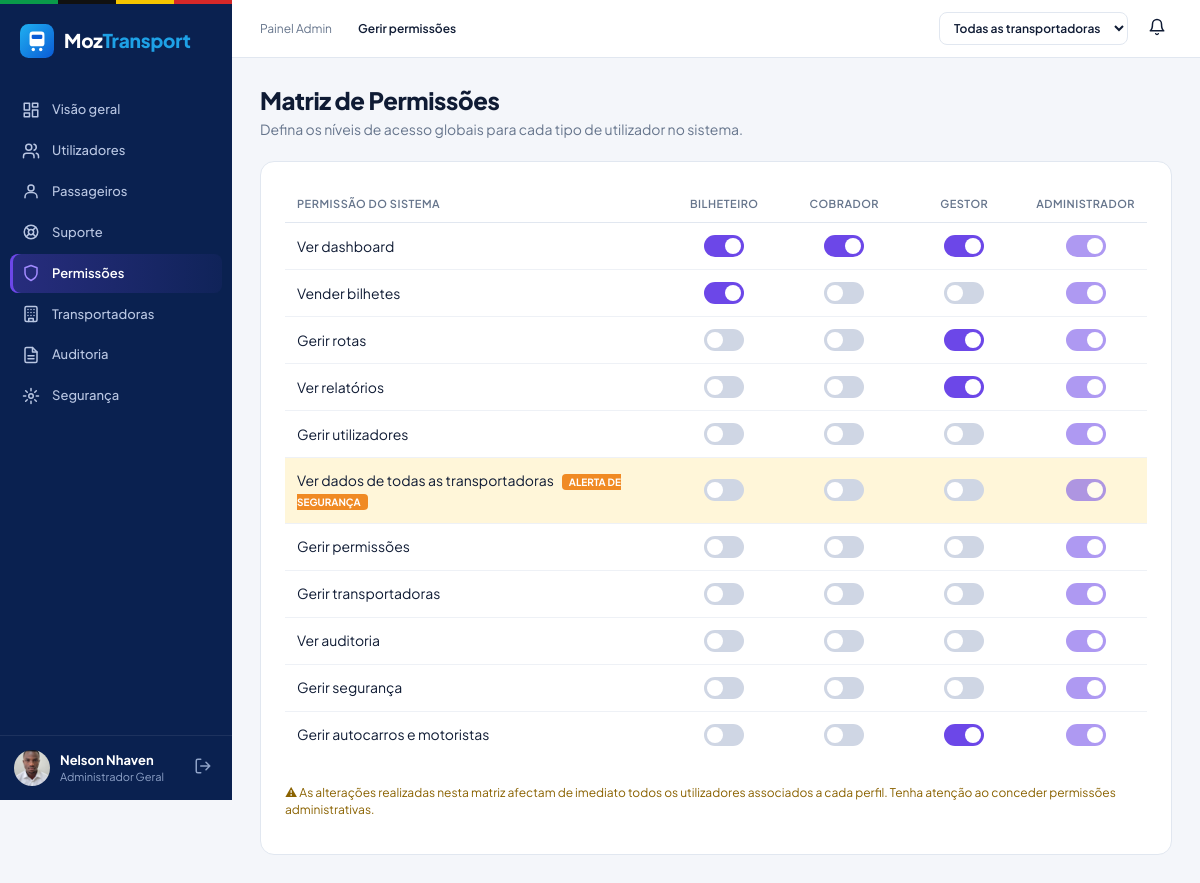
Page /administrador/permissoes.php (signed in) on the committed database.
### tables this page shows
CREATE TABLE `perfil_permissao` (
  `perfil` enum('bilheteiro','cobrador','gestor','administrador') NOT NULL,
  `id_permissao` int(10) unsigned NOT NULL,
  `concedida` tinyint(1) NOT NULL DEFAULT 0,
  PRIMARY KEY (`perfil`,`id_permissao`),
  KEY `fk_pp_permissao` (`id_permissao`),
  CONSTRAINT `fk_pp_permissao` FOREIGN KEY (`id_permissao`) REFERENCES `permissao` (`id_permissao`) ON DELETE CASCADE ON UPDATE CASCADE
);

CREATE TABLE `permissao` (
  `id_permissao` int(10) unsigned NOT NULL AUTO_INCREMENT,
  `codigo` varchar(40) NOT NULL,
  `descricao` varchar(100) NOT NULL,
  `alerta_seguranca` tinyint(1) NOT NULL DEFAULT 0,
  PRIMARY KEY (`id_permissao`),
  UNIQUE KEY `uq_permissao_codigo` (`codigo`)
);

### includes/sessao.php (called while the page is built, shortened)
<?php
require_once __DIR__ . '/funcoes.php';
function utilizador_logado(): ?array {
    return $_SESSION['utilizador'] ?? null;
}

### administrador/permissoes.php (the view, shortened to what this page needs)
<?php
require_once __DIR__ . '/../includes/sessao.php';
$permissoes = $pdo->query('SELECT * FROM permissao ORDER BY id_permissao')->fetchAll();
$matriz = [];
foreach ($pdo->query('SELECT perfil, id_permissao, concedida FROM perfil_permissao')->fetchAll() as $r) {
    $matriz[(int)$r['id_permissao']][$r['perfil']] = (int)$r['concedida'];
}
$colunas = ['bilheteiro', 'cobrador', 'gestor', 'administrador'];
$migalhas = ['Painel Admin', 'Gerir permissões'];
$paginaActiva = 'administrador/permissoes.php';
require __DIR__ . '/../includes/painel_inicio.php';
?>
<h1 class="titulo-pagina">Matriz de Permissões</h1>
<p class="subtitulo-pagina">Defina os níveis de acesso globais para cada tipo de utilizador no sistema.</p>
<section class="cartao">
  <div class="tabela-rolar">
  <table class="tabela matriz" id="matriz" data-csrf="<?= e(csrf_token()) ?>" data-url="<?= e(url('api/permissao_alternar.php')) ?>">
    <thead><tr><th>Permissão do sistema</th>
      <?php foreach ($colunas as $c): ?><th class="centro"><?= e(nome_perfil($c)) ?></th><?php endforeach; ?></tr></thead>
    <tbody>
    <?php foreach ($permissoes as $pm): $idp = (int)$pm['id_permissao']; ?>
      <tr class="<?= $pm['alerta_seguranca'] ? 'alerta-linha' : '' ?>">
        <td><?= e($pm['descricao']) ?><?= $pm['alerta_seguranca'] ? '<span class="etq-alerta">ALERTA DE SEGURANÇA</span>' : '' ?></td>
        <?php foreach ($colunas as $c): $bloqueado = $c === 'administrador'; ?>
          <td class="centro">
            <label class="interruptor" title="<?= $bloqueado ? 'O administrador mantém sempre todas as permissões' : '' ?>">
              <span></span>
            </label>
          </td>
        <?php endforeach; ?>
      </tr>
    <?php endforeach; ?>
    </tbody>
  </table>
  </div>
  <p class="nota-aviso">⚠ As alterações realizadas nesta matriz afectam de imediato todos os utilizadores associados a cada perfil. Tenha atenção ao conceder permissões administrativas.</p>
</section>
<?php require __DIR__ . '/../includes/painel_fim.php'; ?>

### includes/painel_inicio.php (shortened to what this page needs)
<?php
require_once __DIR__ . '/menu.php';
require_once __DIR__ . '/notificacoes.php';
$u        = utilizador_logado();
$menu     = menu_do_perfil($u['perfil']);
$migalhas = $migalhas ?? [];
$nomeTransp = null;
?>
<!DOCTYPE html>
<html lang="pt">
<head>
  <link rel="stylesheet" href="<?= e(url('assets/css/base.css') . '?v=' . (int)@filemtime(__DIR__ . '/../assets/css/base.css')) ?>">
  <link rel="stylesheet" href="<?= e(url('assets/css/painel.css') . '?v=' . (int)@filemtime(__DIR__ . '/../assets/css/painel.css')) ?>">
  <link rel="stylesheet" href="<?= e(url('assets/css/admin.css') . '?v=' . (int)@filemtime(__DIR__ . '/../assets/css/admin.css')) ?>">
  <link rel="stylesheet" href="<?= e(url('assets/css/bilheteiro.css') . '?v=' . (int)@filemtime(__DIR__ . '/../assets/css/bilheteiro.css')) ?>">
  <link rel="stylesheet" href="<?= e(url('assets/css/notificacoes.css') . '?v=' . (int)@filemtime(__DIR__ . '/../assets/css/notificacoes.css')) ?>">
  <link rel="stylesheet" href="<?= e(url('assets/css/suporte.css') . '?v=' . (int)@filemtime(__DIR__ . '/../assets/css/suporte.css')) ?>">
  <link rel="stylesheet" href="<?= e(url('assets/css/gestor.css') . '?v=' . (int)@filemtime(__DIR__ . '/../assets/css/gestor.css')) ?>">
</head>
<body class="painel perfil-<?= e($u['perfil']) ?>">
<aside class="lateral">
  <div class="lateral-logo"><?= logo_html('logo-claro') ?></div>
  <nav class="lateral-menu">
    <?php foreach ($menu as [$rotulo, $caminho, $icone]): ?>
      <a href="<?= e(url($caminho)) ?>" class="<?= ($paginaActiva ?? '') === $caminho ? 'activo' : '' ?>">
        <?= icone_svg($icone) ?><span><?= e($rotulo) ?></span>
      </a>
    <?php endforeach; ?>
  </nav>
  <div class="lateral-rodape">
    <a class="utilizador-cartao" href="<?= e(url('conta/dados_pessoais.php')) ?>" title="Dados pessoais">
      <?= avatar_html($u) ?>
      <span class="utilizador-texto">
        <strong><?= e($u['nome']) ?></strong>
        <small><?= e($u['perfil'] === 'administrador' ? 'Administrador Geral' : nome_perfil($u['perfil'])) ?><?= $nomeTransp ? ' • ' . e($nomeTransp) : (!empty($u['agencia']) ? ' • ' . e(explode(' ', $u['agencia'])[0]) : '') ?></small>
      </span>
    </a>
    <a class="sair" href="<?= e(url('auth/logout.php')) ?>" title="Terminar sessão"><?= icone_svg('sair') ?></a>
  </div>
</aside>
<div class="conteudo-geral">
  <header class="topo">
    <nav class="migalhas" aria-label="Localização">
      <?php foreach ($migalhas as $i => $m): ?>
        <span class="<?= $i === count($migalhas) - 1 ? 'actual' : '' ?>"><?= e($m) ?></span>
      <?php endforeach; ?>
    </nav>
    <div class="topo-direita">
      <?php if ($u['perfil'] === 'administrador'):
      ?>
        <form method="get" class="filtro-topo">
          <select name="transportadora" onchange="this.form.submit()" aria-label="Filtrar por transportadora">
            <option value="0">Todas as transportadoras</option>
          </select>
        </form>
      <?php endif; ?>
      <?= sino_notificacoes('sino', icone_svg('sino')) ?>
    </div>
  </header>
  <main class="conteudo">

### assets/css/base.css (style rules this page uses)
:root { --azul:#1ea1e6; --azul-forte:#0b84cc; --navy:#0a2150; --navy-2:#102b66; --texto:#0f1b34; --cinza:#66758c; --borda:#e1e7f0; --fundo:#f4f6fa; --branco:#fff; --erro:#d92d3a; --erro-bg:#fdecee; --ok:#12a150; --ok-bg:#e7f7ee; --info:#0b6fb0; --info-bg:#e9f5fd; --roxo:#6c47e8; --roxo-bg:#f0ecff; --acento:var(--azul); --acento-forte:var(--azul-forte); --raio:10px; --fonte:'Plus Jakarta Sans','Inter',system-ui,-apple-system,'Segoe UI',Roboto,sans-serif; }
* { box-sizing:border-box }
html,body { margin:0 }
body { font-family:var(--fonte);color:var(--texto);background:var(--fundo);font-size:14px;line-height:1.45 }
a { color:var(--azul-forte);text-decoration:none }
h1,h2,h3 { margin:0;line-height:1.2 }

### assets/css/painel.css (style rules this page uses)
body.painel { display:flex;min-height:100vh }
body.perfil-administrador { --acento:var(--roxo);--acento-forte:#5636c9 }
.lateral { width:232px;flex:none;background:var(--navy);color:#cfd9ee;display:flex;flex-direction:column; position:sticky;top:0;height:100vh }
.lateral-logo { padding:20px 20px 28px }
.lateral-menu { display:flex;flex-direction:column;gap:2px;padding:0 10px;flex:1;overflow-y:auto }
.lateral-menu a { display:flex;align-items:center;gap:12px;padding:10px 12px;border-radius:8px;color:#b9c6e2;font-weight:500;font-size:13px }
.lateral-menu a.activo { background:rgba(255,255,255,.1);color:#fff;font-weight:600;box-shadow:inset 3px 0 0 var(--acento) }
.lateral-rodape { display:flex;align-items:center;gap:6px;padding:14px;border-top:1px solid rgba(255,255,255,.08) }
.utilizador-cartao { display:flex;align-items:center;gap:10px;flex:1;min-width:0;color:#fff }
.utilizador-texto { display:flex;flex-direction:column;min-width:0 }
.utilizador-texto strong { font-size:13px;white-space:nowrap;overflow:hidden;text-overflow:ellipsis }
.utilizador-texto small { color:#8fa3c8;font-size:11px }
.lateral-rodape .sair { color:#8fa3c8;padding:6px;border-radius:6px }
.conteudo-geral { flex:1;min-width:0;display:flex;flex-direction:column }
.topo { height:58px;background:#fff;border-bottom:1px solid var(--borda);display:flex;align-items:center; justify-content:space-between;padding:0 28px;gap:16px }
.migalhas { font-size:12px;color:var(--cinza);display:flex;gap:8px;align-items:center }
.migalhas .actual { color:var(--texto);font-weight:600 }
.topo-direita { display:flex;align-items:center;gap:14px }
.conteudo { padding:28px;max-width:1200px;width:100% }
.titulo-pagina { font-size:24px;font-weight:800;letter-spacing:-.4px }
.subtitulo-pagina { color:var(--cinza);margin:4px 0 22px }
.cartao { background:#fff;border:1px solid var(--borda);border-radius:14px;padding:24px }

### assets/css/admin.css (style rules this page uses)
body.perfil-administrador .migalhas { gap:26px }
body.perfil-administrador .lateral-menu a.activo { background:linear-gradient(90deg,rgba(108,71,232,.3),rgba(108,71,232,.06)) }
.filtro-topo select { border:1px solid var(--borda);border-radius:8px;padding:7px 10px;font:600 12px var(--fonte);background:#fff;color:var(--texto) }
.tabela { width:100%;border-collapse:collapse }
.tabela th { font-size:11px;text-transform:uppercase;letter-spacing:.5px;color:var(--cinza);text-align:left;padding:10px 12px;border-bottom:1px solid var(--borda);font-weight:600 }
.tabela td { padding:12px;border-bottom:1px solid #eef1f6;vertical-align:middle }
.tabela tr:last-child td { border-bottom:0 }
.tabela-rolar { overflow-x:auto }
.matriz th.centro,.matriz td.centro { text-align:center;width:120px }
.matriz tr.alerta-linha td { background:#fff6d9 }
.etq-alerta { background:#f08a24;color:#fff;font-size:10px;padding:2px 7px;border-radius:4px;margin-left:8px;font-weight:700 }
.interruptor { position:relative;display:inline-block;width:40px;height:22px }
.interruptor span { position:absolute;inset:0;background:#cfd6e4;border-radius:22px;cursor:pointer;transition:.2s }
.interruptor span::before { content:"";position:absolute;width:16px;height:16px;left:3px;top:3px;background:#fff;border-radius:50%;transition:.2s }
.interruptor input:checked+span { background:var(--roxo) }
.interruptor input:checked+span::before { transform:translateX(18px) }
.interruptor input:disabled+span { opacity:.55;cursor:not-allowed }
.nota-aviso { display:flex;gap:8px;align-items:center;font-size:12px;color:#8a6200;padding-top:14px }

### rows in the picture
perfil_permissao: perfil "Administrador Geral"
permissao: descricao "Ver dashboard"
permissao: descricao "Vender bilhetes"
permissao: descricao "Gerir rotas"
permissao: descricao "Ver relatórios"
permissao: descricao "Gerir utilizadores"
permissao: descricao "Ver dados de todas as transportadoras", alerta_seguranca "ALERTA DE SEGURANÇA"
permissao: descricao "Gerir permissões"
permissao: descricao "Gerir transportadoras"
permissao: descricao "Ver auditoria"
permissao: descricao "Gerir segurança"
permissao: descricao "Gerir autocarros e motoristas"

### other values in the picture
$rotulo "Visão geral"
$rotulo "Utilizadores"
$rotulo "Passageiros"
$rotulo "Suporte"
$rotulo "Permissões"
$rotulo "Transportadoras"
$rotulo "Auditoria"
$rotulo "Segurança"
$u['nome'] "Nelson Nhaven"
$m "Painel Admin"
$m "Gerir permissões"
nome_perfil($c) "BILHETEIRO"
nome_perfil($c) "COBRADOR"
nome_perfil($c) "GESTOR"
nome_perfil($c) "ADMINISTRADOR"
